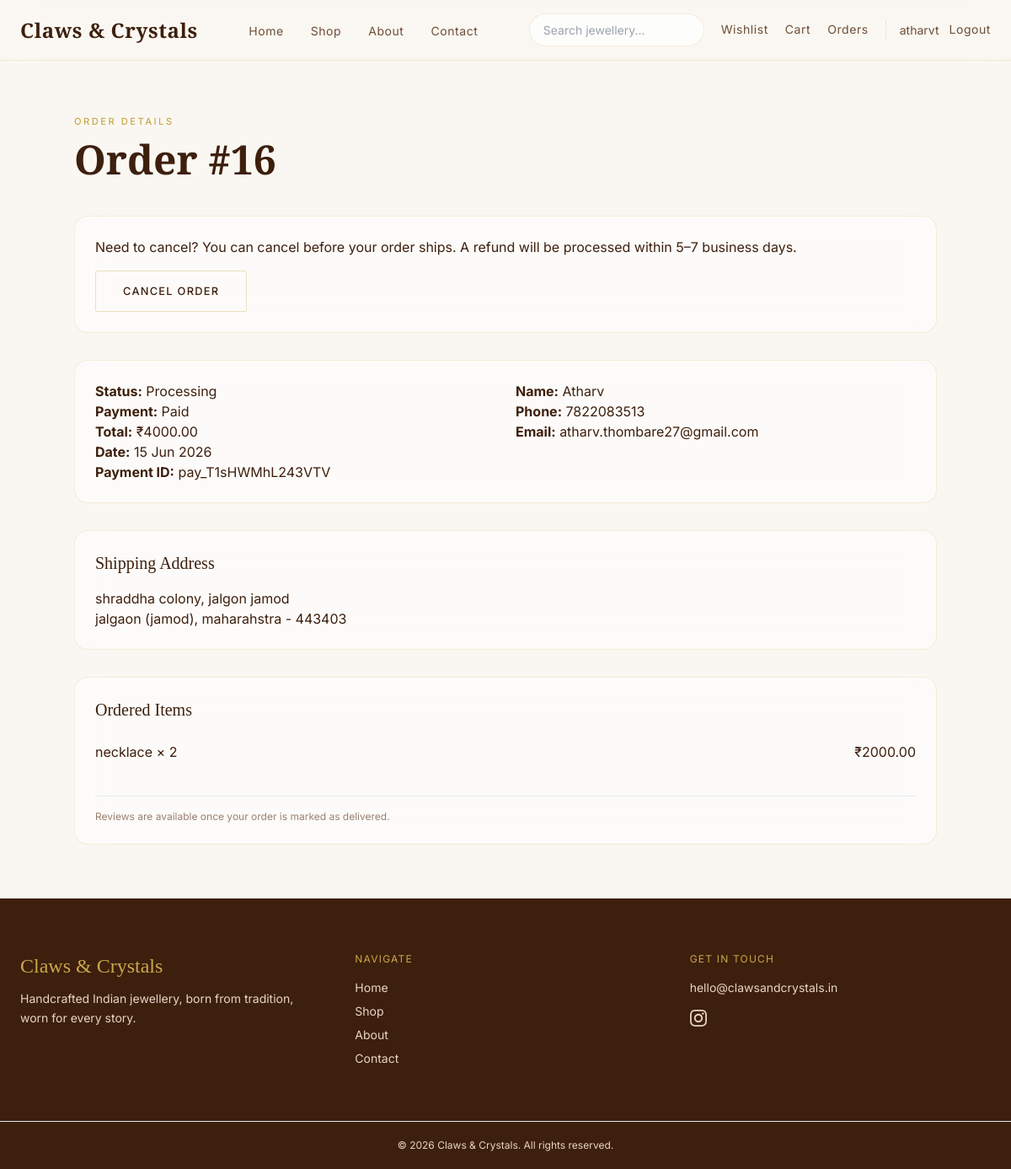
/orders/my-orders/16/ (signed in), run on the app's committed database.
### orders/models.py (models this page shows, shortened)
class Order(models.Model):
    STATUS_CHOICES = (
        ("pending", "Pending"),
        ("processing", "Processing"),
        ("shipped", "Shipped"),
        ("delivered", "Delivered"),
        ("cancelled", "Cancelled"),
    )
    PAYMENT_STATUS_CHOICES = (
        ("unpaid", "Unpaid"),
        ("paid", "Paid"),
        ("failed", "Failed"),
    )
    user = models.ForeignKey(
        settings.AUTH_USER_MODEL,
        on_delete=models.CASCADE,
        related_name="orders"
    )
    full_name = models.CharField(max_length=255)
    email = models.EmailField()
    phone = models.CharField(max_length=20)
    address = models.TextField()
    city = models.CharField(max_length=100)
    state = models.CharField(max_length=100)
    pincode = models.CharField(max_length=20)
    subtotal_amount = models.DecimalField(max_digits=10, decimal_places=2, default=0)
    discount_amount = models.DecimalField(max_digits=10, decimal_places=2, default=0)
    shipping_amount = models.DecimalField(max_digits=10, decimal_places=2, default=0)
    total_amount = models.DecimalField(
        max_digits=10,
        decimal_places=2
    )
    coupon_code = models.CharField(max_length=50, blank=True)
    applied_coupon = models.ForeignKey(
        "promotions.Coupon",
        on_delete=models.SET_NULL,
        null=True,
        blank=True,
        related_name="orders",
    )
    status = models.CharField(
        max_length=20,
        choices=STATUS_CHOICES,
        default="pending"
    )
    payment_status = models.CharField(
        max_length=20,
        choices=PAYMENT_STATUS_CHOICES,
        default="unpaid"
    )
    razorpay_order_id = models.CharField(
        max_length=255,
        unique=True,
        blank=True,
        null=True
    )
    razorpay_payment_id = models.CharField(
        max_length=255,
        blank=True
    )
    razorpay_signature = models.CharField(
        max_length=255,
        blank=True
    )
    paid_at = models.DateTimeField(
        blank=True,
        null=True
    )
    created_at = models.DateTimeField(
        auto_now_add=True
    )

class OrderItem(models.Model):
    order = models.ForeignKey(
        Order,
        on_delete=models.CASCADE,
        related_name="items"
    )
    product = models.ForeignKey(
        Product,
        on_delete=models.CASCADE
    )
    variant = models.ForeignKey(
        "products.ProductVariant",
        on_delete=models.SET_NULL,
        null=True,
        blank=True,
        related_name="order_items",
    )
    variant_label = models.CharField(max_length=255, blank=True)
    quantity = models.PositiveIntegerField()
    price = models.DecimalField(
        max_digits=10,
        decimal_places=2
    )

### products/models.py (models this page shows, shortened)
class Product(models.Model):
    STATUS_CHOICES = (
        ("draft", "Draft"),
        ("published", "Published"),
        ("out_of_stock", "Out of Stock"),
    )
    category = models.ForeignKey(
        Category,
        on_delete=models.CASCADE,
        related_name="products"
    )
    name = models.CharField(max_length=200)
    slug = models.SlugField(
        unique=True
    )
    sku = models.CharField(
        max_length=50,
        unique=True,
        blank=True,
        null=True
    )
    description = models.TextField()
    price = models.DecimalField(
        max_digits=10,
        decimal_places=2
    )
    discounted_price = models.DecimalField(
        max_digits=10,
        decimal_places=2,
        blank=True,
        null=True
    )
    stock = models.PositiveIntegerField(
        default=0
    )
    material = models.CharField(
        max_length=100,
        blank=True
    )
    weight = models.CharField(
        max_length=50,
        blank=True
    )
    featured = models.BooleanField(
        default=False
    )
    status = models.CharField(
        max_length=20,
        choices=STATUS_CHOICES,
        default="draft"
    )
    created_at = models.DateTimeField(
        auto_now_add=True
    )
    updated_at = models.DateTimeField(
        auto_now=True
    )
    tags = models.ManyToManyField(Tag, blank=True)
    seo_title = models.CharField(
    max_length=255,
    blank=True
    )
    seo_description = models.TextField(
        blank=True
    )

### orders/views.py (the view)
@login_required
def order_detail_view(request, order_id):
    order = get_object_or_404(
        Order,
        id=order_id,
        user=request.user,
    )
    reviewable_items = get_reviewable_items_for_order(request.user, order)
    reviewable_product_ids = {item.product_id for item in reviewable_items}
    return render(
        request,
        "orders/order_detail.html",
        {
            "order": order,
            "can_cancel": can_cancel_order(order),
            "reviewable_items": reviewable_items,
            "reviewable_product_ids": reviewable_product_ids,
        },
    )

### cart/context_processors.py (called while the page is built)
def navbar_counts(request):
    wishlist_count = 0
    if request.user.is_authenticated:
        wishlist_count = Wishlist.objects.filter(user=request.user).count()
    return {
        "cart_count": get_cart_count(request),
        "wishlist_count": wishlist_count,
    }

### cart/utils.py (called while the page is built)
def get_cart_count(request):
    if request.user.is_authenticated:
        return sum(
            item.quantity
            for item in CartItem.objects.filter(user=request.user).only("quantity")
        )
    return get_session_cart_count(request.session)

### orders/cancellation.py (called while the page is built)
def can_cancel_order(order):
    if order.status == "cancelled":
        return False
    if order.status in ("shipped", "delivered"):
        return False
    return order.status in CANCELLABLE_STATUSES

### products/compare.py (called while the page is built)
def get_compare_ids(request):
    ids = request.session.get(SESSION_KEY, [])
    return [pid for pid in ids if isinstance(pid, int)][:MAX_COMPARE_ITEMS]

### products/context_processors.py (called while the page is built)
def compare_context(request):
    compare_ids = get_compare_ids(request)
    return {
        "compare_count": len(compare_ids),
        "compare_ids": compare_ids,
    }

### reviews/eligibility.py (called while the page is built, shortened)
def get_reviewable_items_for_order(user, order):
    if order.payment_status != "paid" or order.status not in REVIEWABLE_ORDER_STATUSES:
        return []

### templates/orders/order_detail.html (shortened to what this page needs)
{% extends "base.html" %}
{% block content %}
<section class="py-16 px-6 min-h-screen">
  <div class="max-w-5xl mx-auto">
    <div class="mb-10">
      <span class="section-eyebrow"> Order Details </span>
      <h1 class="section-title">Order #{{ order.id }}</h1>
    </div>
    {% if order.status == "cancelled" %}
    <div class="glass-card p-6 mb-8 border border-muted/30">
      <p class="text-brown">
        This order has been cancelled.
        {% if order.payment_status == "paid" %}
        A refund will be processed within 5–7 business days.
        {% endif %}
      </p>
    </div>
    {% elif can_cancel %}
    <div class="glass-card p-6 mb-8 border border-muted/30">
      <p class="text-brown mb-4">
        {% if order.payment_status == "paid" %}
        Need to cancel? You can cancel before your order ships. A refund will be processed within 5–7 business days.
        {% else %}
        Changed your mind? You can cancel this order at any time before payment.
        {% endif %}
      </p>
      <form method="post" action="{% url 'cancel_order' order.id %}"
        onsubmit="return confirm('Are you sure you want to cancel order #{{ order.id }}?');">
        <button type="submit" class="btn-secondary">
          Cancel Order
        </button>
      </form>
    </div>
    {% endif %}
    <div class="glass-card p-6 mb-8">
      <div class="grid md:grid-cols-2 gap-6">
        <div>
          <p>
            <strong>Status:</strong>
            {{ order.get_status_display }}
          </p>
          <p>
            <strong>Payment:</strong>
            {{ order.get_payment_status_display }}
          </p>
          <p>
            <strong>Total:</strong>
            ₹{{ order.total_amount }}
          </p>
          <p>
            <strong>Date:</strong>
            {{ order.created_at|date:"d M Y" }}
          </p>
          {% if order.razorpay_payment_id %}
          <p>
            <strong>Payment ID:</strong>
            {{ order.razorpay_payment_id }}
          </p>
          {% endif %}
        </div>
        <div>
          <p>
            <strong>Name:</strong>
            {{ order.full_name }}
          </p>
          <p>
            <strong>Phone:</strong>
            {{ order.phone }}
          </p>
          <p>
            <strong>Email:</strong>
            {{ order.email }}
          </p>
        </div>
      </div>
    </div>
    <div class="glass-card p-6 mb-8">
      <h3 class="font-serif text-xl text-brown mb-4">Shipping Address</h3>
      <p>{{ order.address }}</p>
      <p>{{ order.city }}, {{ order.state }} - {{ order.pincode }}</p>
    </div>
    <div class="glass-card p-6">
      <h3 class="font-serif text-xl text-brown mb-6">Ordered Items</h3>
      <div class="space-y-4">
        {% for item in order.items.all %}
        <div class="flex flex-col sm:flex-row sm:items-center sm:justify-between gap-3 pb-4 {% if not forloop.last %}border-b border-gold/10{% endif %}">
          <div>
            <a href="{% url 'product_detail' item.product.slug %}" class="text-brown hover:text-gold transition-colors">
              {{ item.product.name }} × {{ item.quantity }}
            </a>
          </div>
          <div class="flex items-center gap-4">
            <span class="text-brown">₹{{ item.price }}</span>
          </div>
        </div>
        {% endfor %}
      </div>
      {% if order.payment_status == "paid" and order.status != "delivered" and order.status != "cancelled" %}
      <p class="text-xs text-muted mt-6 pt-4 border-t border-gold/10">
        Reviews are available once your order is marked as delivered.
      </p>
      {% endif %}
    </div>
  </div>
</section>
{% endblock %}

### templates/partials/navbar.html (shortened to what this page needs)
<nav class="site-nav sticky top-0 z-50" id="site-nav" aria-label="Main navigation">
    <div class="page-container py-4">
        <div class="flex items-center justify-between gap-4">
            <a href="/"
                class="font-serif text-2xl font-semibold tracking-wide text-brown hover:text-gold transition-colors shrink-0">
                Claws &amp; Crystals
            </a>
            <ul class="hidden lg:flex items-center gap-8">
                <li><a href="/" class="nav-link">Home</a></li>
                <li><a href="{% url 'product_list' %}" class="nav-link">Shop</a></li>
                <li><a href="{% url 'about' %}" class="nav-link">About</a></li>
                <li><a href="{% url 'contact' %}" class="nav-link">Contact</a></li>
            </ul>
            <div class="hidden lg:flex items-center gap-5">
                <div class="relative" data-search-wrapper>
                    <form method="GET" action="{% url 'product_list' %}" role="search">
                        <input type="text" name="q" placeholder="Search jewellery..."
                            value="{{ request.GET.q }}" class="search-input"
                            data-search-input
                            role="combobox"
                            aria-label="Search products"
                            aria-expanded="false"
                            aria-autocomplete="list"
                            autocomplete="off">
                    </form>
                </div>
                <a href="{% url 'wishlist' %}" class="nav-link flex items-center gap-2">
                    Wishlist
                </a>
                <a href="{% url 'cart' %}" class="nav-link flex items-center gap-2">
                    Cart
                </a>
                <a href="{% url 'my_orders' %}" class="nav-link">Orders</a>
                {% if request.user.is_authenticated %}
                <div class="flex items-center gap-3 pl-4 border-l border-gold/20">
                    <a href="{% url 'profile' %}" class="text-sm text-brown-mid hover:text-gold transition-colors">
                        {{ request.user.username }}
                    </a>
                    <a href="{% url 'logout' %}" class="nav-link">Logout</a>
                </div>
                {% else %}
                <div class="flex items-center gap-3 pl-4 border-l border-gold/20">
                    <a href="{% url 'login' %}" class="nav-link">Login</a>
                    <a href="{% url 'register' %}" class="btn-primary !py-2 !px-5 !text-xs">Register</a>
                </div>
                {% endif %}
            </div>
        </div>
    </div>
</nav>

### static/css/design-tokens.css (style rules this page uses)
:root { --cc-font-serif: "Cormorant Garamond", Georgia, serif; --cc-font-sans: "Inter", system-ui, sans-serif; --cc-ivory: #FAF7F2; --cc-cream: #F3ECE3; --cc-blush: #E8D5C4; --cc-accent: #C9A84C; --cc-accent-light: #E8D499; --cc-accent-hover: #3D1F0D; --cc-brown: #3D1F0D; --cc-brown-mid: #6F4E37; --cc-muted: #9A8070; --cc-white: #FFFFFF; --cc-bg: var(--cc-ivory); --cc-bg-subtle: var(--cc-cream); --cc-text: var(--cc-brown); --cc-text-secondary: var(--cc-brown-mid); --cc-text-muted: var(--cc-muted); --cc-text-on-accent: var(--cc-ivory); --cc-text-on-dark: var(--cc-blush); --cc-danger: #b91c1c; --cc-success: #15803d; --cc-warning: #b45309; --cc-surface: rgba(255, 255, 255, 0.55); --cc-surface-solid: rgba(255, 255, 255, 0.85); --cc-surface-dark: var(--cc-brown); --cc-border: rgba(201, 168, 76, 0.18); --cc-border-strong: rgba(201, 168, 76, 0.35); --cc-input-bg: rgba(250, 247, 242, 0.8); --cc-nav-bg: rgba(250, 247, 242, 0.88); --cc-radius-sm: 0.5rem; --cc-radius-md: 1rem; --cc-radius-pill: 9999px; --cc-shadow-soft: 0 8px 40px rgba(61, 31, 13, 0.08); --cc-shadow-focus: 0 0 0 3px rgba(201, 168, 76, 0.15); --cc-blur: 16px; --cc-transition: 0.25s ease; --cc-space-page: 1.5rem; --cc-space-section: 4rem; --cc-container: 80rem; }

### static/css/style.css (style rules this page uses)
.page-container { max-width: var(--cc-container); margin-inline: auto; padding-inline: var(--cc-space-page); }
.nav-link { font-family: var(--cc-font-sans); font-size: 0.875rem; font-weight: 400; letter-spacing: 0.04em; color: var(--cc-text-secondary); text-decoration: none; position: relative; padding-bottom: 2px; transition: color var(--cc-transition); }
.nav-link::after { content: ""; position: absolute; bottom: 0; left: 0; width: 0; height: 1px; background: var(--cc-accent); transition: width 0.3s ease; }
.site-nav { background: var(--cc-nav-bg); backdrop-filter: blur(20px); -webkit-backdrop-filter: blur(20px); border-bottom: 1px solid var(--cc-border); }
.glass-card { background: var(--cc-surface); backdrop-filter: blur(var(--cc-blur)); -webkit-backdrop-filter: blur(var(--cc-blur)); border: 1px solid var(--cc-border); border-radius: var(--cc-radius-md); transition: box-shadow 0.3s ease, transform 0.3s ease, border-color var(--cc-transition); }
.btn-secondary { display: inline-flex; align-items: center; justify-content: center; gap: 0.5rem; background: transparent; color: var(--cc-text); padding: 0.875rem 2rem; font-family: var(--cc-font-sans); font-size: 0.8rem; font-weight: 500; letter-spacing: 0.1em; text-transform: uppercase; text-decoration: none; border: 1px solid var(--cc-border-strong); border-radius: 2px; cursor: pointer; transition: border-color var(--cc-transition), color var(--cc-transition), background var(--cc-transition); }
.section-eyebrow { display: block; font-family: var(--cc-font-sans); font-size: 0.7rem; font-weight: 500; letter-spacing: 0.22em; text-transform: uppercase; color: var(--cc-accent); margin-bottom: 0.5rem; }
.section-title { font-family: var(--cc-font-serif); font-size: clamp(2rem, 4vw, 3rem); font-weight: 600; color: var(--cc-text); line-height: 1.15; }
.search-input { width: 100%; max-width: 13rem; padding: 0.5rem 1rem; border-radius: var(--cc-radius-pill); border: 1px solid var(--cc-border); background: rgba(255, 255, 255, 0.7); font-size: 0.875rem; font-family: var(--cc-font-sans); color: var(--cc-text); outline: none; transition: border-color var(--cc-transition), box-shadow var(--cc-transition); }

### data on the page
Order: id "16", status "Processing", payment_status "Paid", total_amount "4000.00", created_at "15 Jun 2026", razorpay_payment_id "pay_T1sHWMhL243VTV", full_name "Atharv", phone "7822083513", email "atharv.thombare27@gmail.com", address "shraddha colony, jalgon jamod", city "jalgaon (jamod)", state "maharahstra", pincode "443403"
OrderItem: product.name "necklace", quantity "2", price "2000.00"

### other printed values
{{ request.user.username }} "atharvt"
